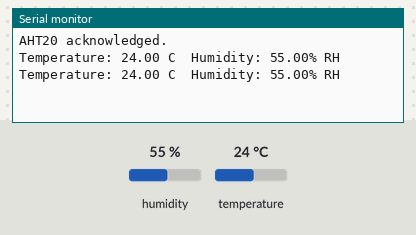
The sketch below on a simulated Arduino Uno, built with avr-gcc and run on an emulated ATmega328P. On the bench: the last lines printed to the serial monitor. The test bench sets the inputs (shaded band); at power-on: humidity 55 %, temperature 24 °C.

Above: at 2.8 s.
2.9 s: humidity set to 22 %
At 4.6 s:
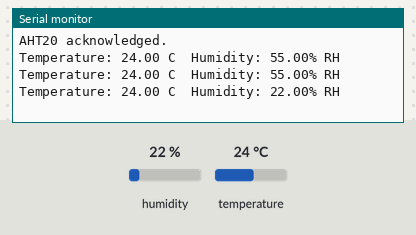
5.6 s: temperature set to 12 °C
At 6.5 s:
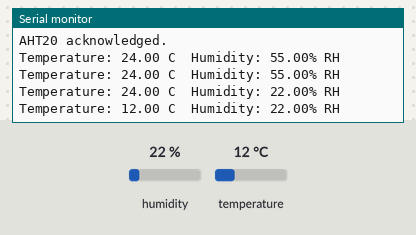
8.3 s: humidity set to 40 %
At 8.3 s:
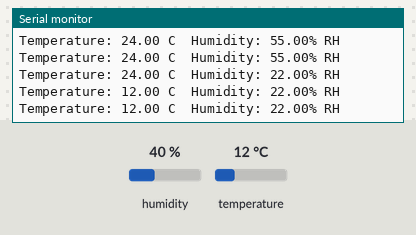
Timing chart, 0 to 11.3 s (numbered marks = the images above; inputs shaded):
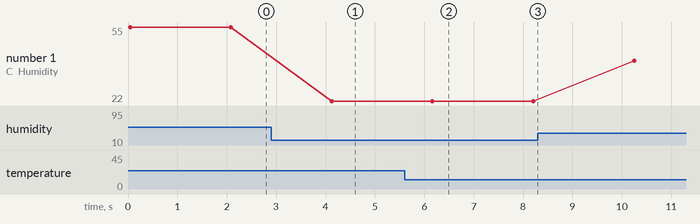

The sketch:

3_1.ino
```cpp
#include <Wire.h>
#include <AHT20.h>
AHT20 aht20;

void setup()
{
  Serial.begin(115200);

  Wire.begin(); //Join I2C bus
  //Check if the AHT20 will acknowledge
  if (aht20.begin() == false)
  {
    Serial.println("AHT20 not detected. Please check wiring.");
    while (1);
  }
  Serial.println("AHT20 acknowledged.");
}

void loop()
{
  //Get the new temperature and humidity value
  float temperature = aht20.getTemperature();
  float humidity = aht20.getHumidity();

  //Print the results
  Serial.print("Temperature: ");
  Serial.print(temperature, 2);
  Serial.print(" C\t");
  Serial.print("Humidity: ");
  Serial.print(humidity, 2);
  Serial.print("% RH");

  Serial.println();

  //The AHT20 can respond with a reading every ~50ms. However, increased read time can cause the IC to heat around 1.0C above ambient.
  //The datasheet recommends reading every 2 seconds.
  delay(2000);
}
```

Measured:
- after the input at 2.9 s, the serial monitor: prints a new line after 1.2 s (image 1)
- after the input at 5.6 s, the serial monitor: prints a new line after 0.57 s (image 2)
- plotted number 1: 55 → 22 after the input at 2.9 s, 22 → 40 after the input at 8.3 s
